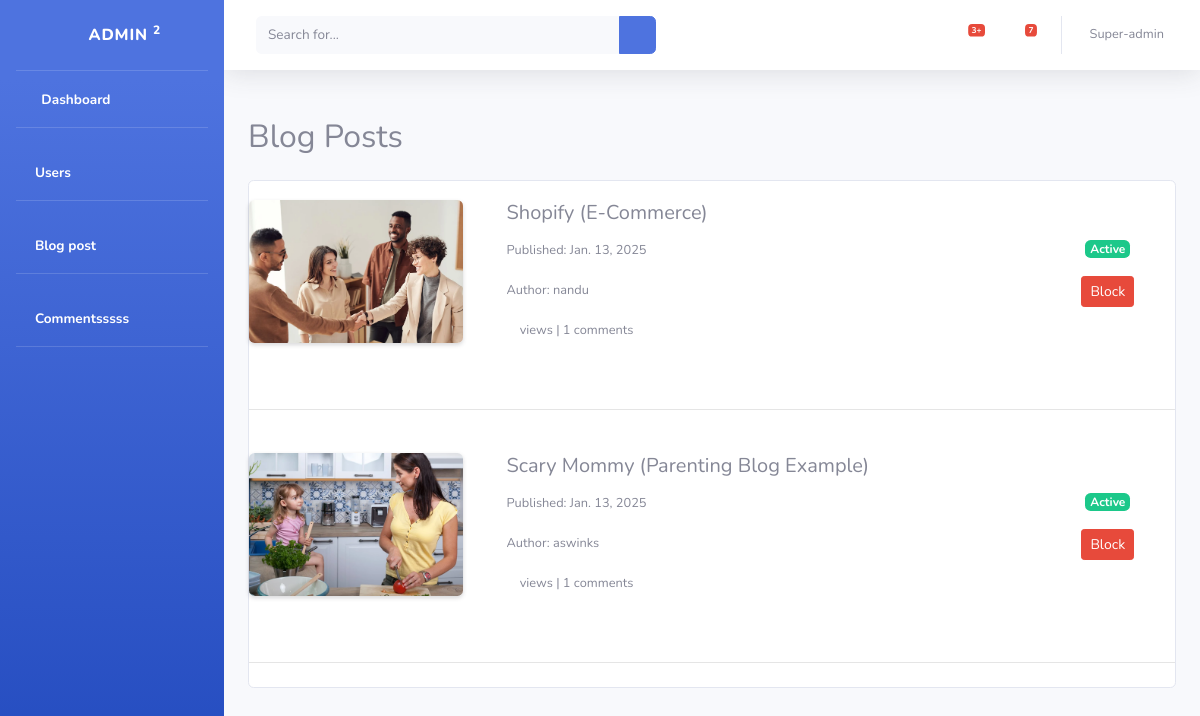
Page /manage-blog on the committed database.
### home/models.py (models this page shows, shortened)
class Blog(models.Model):
    STATUS={
        ('0',"Draft"),
        ('1','Publish')
    }
    SECTION = {
        ('Popular', 'Popular'),
        ('Recent', 'Recent'),
        ('Trending', 'Trending')
    }
    title = models.CharField(max_length=100)
    author = models.CharField(max_length=100)
    author_email = models.EmailField(max_length=255, null=True, blank=True)
    author_image = models.ImageField(upload_to="author_images/", null=True, blank=True)
    image = models.ImageField(upload_to="images")
    content = models.TextField()
    category = models.ForeignKey(Category, related_name='category', on_delete=models.CASCADE)
    blog_slug  = AutoSlugField(populate_from = 'title', unique=True,null=True, default=None)
    date = models.DateField(auto_now_add=True)
    status = models.CharField(choices=STATUS, max_length=1, default=0)
    section = models.CharField(choices=SECTION, max_length=100)
    Main_post = models.BooleanField(default=False)
    is_active = models.BooleanField(default=True)

### accounts/views.py (the view)
# urls.py: path('manage-blog',views.Manage_blog,name='manage_blogs'),
def Manage_blog(request):
    blogs = Blog.objects.all()
    return render(request,'dashboard/dash_blog.html',{'blogs':blogs})

### templates/dashboard/dash_blog.html (shortened to what this page needs)
{% extends "dashboard/dash_base.html" %}
{% load static %}
{% block body %}
<div class="container mt-5">
    <h2 class="mb-4">Blog Posts</h2>
    <div class="card mb-3" style="max-width: 100%;">
        {% for post in blogs %}
        <div class="row g-3 align-items-center mb-4">
            <div class="col-12 col-md-3 text-center">
                <img src="{{ post.image.url }}"
                     class="img-fluid rounded shadow-sm"
                     style="max-height: 150px; object-fit: cover; width: 100%;"
                     alt="Blog Image">
            </div>
            <div class="col-12 col-md-7">
                <div class="card-body">
                    <h5 class="card-title">{{ post.title }}</h5>
                    <p class="card-text"><small class="text-muted">Published: {{ post.date }}</small></p>
                    <p class="card-text"><small class="text-muted">Author: {{ post.author }}</small></p>
                    <p class="card-text">
                        <small class="text-muted">
                            <i class="fas fa-eye"></i> {{ post.views }} views | {{ post.comments.count }} comments
                        </small>
                    </p>
                </div>
            </div>
            <div class="col-12 col-md-2 text-center">
                <p>
                    <span class="badge {% if post.is_active %}badge-success{% else %}badge-danger{% endif %}">
                        {{ post.is_active|yesno:"Active,Inactive" }}
                    </span>
                </p>
                <td>
                    {% if post.is_active %}
                        <a href="{% url 'block_blog' post.id 'block' %}" class="btn btn-danger btn-sm ">Block</a>
                    {% else %}
                        <a href="{% url 'block_blog' post.id 'unblock' %}" class="btn btn-success btn-sm">Unblock</a>
                    {% endif %}
                </td>
            </div>
        </div>
        <hr class="my-4">
        {% endfor %}
    </div>
</div>
{% endblock %}

### templates/dashboard/dash_base.html (shortened to what this page needs)
{% load static %}
<!DOCTYPE html>
<html lang="en">
<head>
    <link href="{%static 'dashboard/vendor/fontawesome-free/css/all.min.css' %}" rel="stylesheet" type="text/css">
    <link href="{%static 'dashboard/css/sb-admin-2.min.css' %}" rel="stylesheet">
</head>
<body id="page-top">
    <div id="wrapper">
        <ul class="navbar-nav bg-gradient-primary sidebar sidebar-dark accordion" id="accordionSidebar">
            <a class="sidebar-brand d-flex align-items-center justify-content-center" href="index.html">
                <div class="sidebar-brand-icon rotate-n-15">
                    <i class="fas fa-laugh-wink"></i>
                </div>
                <div class="sidebar-brand-text mx-3">Admin <sup>2</sup></div>
            </a>
            <hr class="sidebar-divider my-0">
            <li class="nav-item active">
                <a class="nav-link" href="{% url 'dash_home' %}">
                    <i class="fas fa-fw fa-tachometer-alt"></i>
                    <span>Dashboard</span></a>
            </li>
            <hr class="sidebar-divider">
            <li class="nav-item active">
                <a class="nav-link" href="{% url 'manage_users' %}">
                    <i class="fas fa-book"></i>
                    <span>Users </span></a>
            </li>
            <hr class="sidebar-divider">
            <li class="nav-item active">
                <a class="nav-link" href="{% url 'manage_blogs' %}">
                    <i class="fas fa-comments"></i>
                    <span>Blog post</span></a>
            </li>
            <hr class="sidebar-divider">
            <li class="nav-item active">
                <a class="nav-link" href="#">
                    <i class="fas fa-file"></i>
                    <span>Commentsssss</span></a>
            </li>
            <hr class="sidebar-divider">
        </ul>
        <div id="content-wrapper" class="d-flex flex-column">
            <div id="content">
                <nav class="navbar navbar-expand navbar-light bg-white topbar mb-4 static-top shadow">
                    <form
                        class="d-none d-sm-inline-block form-inline mr-auto ml-md-3 my-2 my-md-0 mw-100 navbar-search">
                        <div class="input-group">
                            <input type="text" class="form-control bg-light border-0 small" placeholder="Search for..."
                                aria-label="Search" aria-describedby="basic-addon2">
                            <div class="input-group-append">
                                <button class="btn btn-primary" type="button">
                                    <i class="fas fa-search fa-sm"></i>
                                </button>
                            </div>
                        </div>
                    </form>
                    <ul class="navbar-nav ml-auto">
                        <li class="nav-item dropdown no-arrow mx-1">
                            <a class="nav-link dropdown-toggle" href="#" id="alertsDropdown" role="button"
                                data-toggle="dropdown" aria-haspopup="true" aria-expanded="false">
                                <i class="fas fa-bell fa-fw"></i>
                                <span class="badge badge-danger badge-counter">3+</span>
                            </a>
                        </li>
                        <li class="nav-item dropdown no-arrow mx-1">
                            <a class="nav-link dropdown-toggle" href="#" id="messagesDropdown" role="button"
                                data-toggle="dropdown" aria-haspopup="true" aria-expanded="false">
                                <i class="fas fa-envelope fa-fw"></i>
                                <span class="badge badge-danger badge-counter">7</span>
                            </a>
                        </li>
                        <li class="nav-item dropdown no-arrow">
                            <a class="nav-link dropdown-toggle" href="#" id="userDropdown" role="button"
                                data-toggle="dropdown" aria-haspopup="true" aria-expanded="false">
                                <span class="mr-2 d-none d-lg-inline text-gray-600 small">Super-admin</span>
                            </a>
                        </li>
                    </ul>
                </nav>
                {% block body %}
                {% endblock body %}
        </div>
    </div>
</body>
</html>

### templates/dashboard/dash_base.html (style rules this page uses)
.card-body { display: flex; flex-direction: column; justify-content: space-between; }

### rows in the picture
Blog: image (picture), title "Shopify (E-Commerce)", date "Jan. 13, 2025", author "nandu", comments.count "1", is_active "Active", shows "Block"
Blog: image (picture), title "Scary Mommy (Parenting Blog Example)", date "Jan. 13, 2025", author "aswinks", comments.count "1", is_active "Active", shows "Block"
